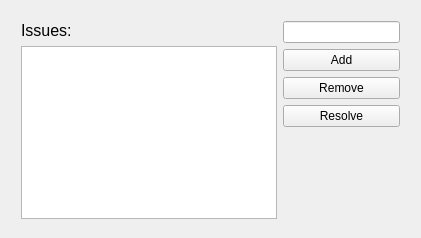
<?xml version="1.0" encoding="UTF-8"?>
<ui version="4.0">
 <class>GUIClass</class>
 <widget class="QMainWindow" name="GUIClass">
  <property name="geometry">
   <rect>
    <x>0</x>
    <y>0</y>
    <width>421</width>
    <height>238</height>
   </rect>
  </property>
  <property name="windowTitle">
   <string>GUI</string>
  </property>
  <widget class="QWidget" name="centralWidget">
   <widget class="QWidget" name="horizontalLayoutWidget">
    <property name="geometry">
     <rect>
      <x>10</x>
      <y>10</y>
      <width>401</width>
      <height>220</height>
     </rect>
    </property>
    <layout class="QHBoxLayout" name="horizontalLayout">
     <item>
      <layout class="QVBoxLayout" name="verticalLayout">
       <item>
        <widget class="QLabel" name="label">
         <property name="font">
          <font>
           <family>Arial</family>
           <pointsize>12</pointsize>
          </font>
         </property>
         <property name="text">
          <string>Issues:</string>
         </property>
        </widget>
       </item>
       <item>
        <widget class="QListWidget" name="issuesList"/>
       </item>
      </layout>
     </item>
     <item>
      <layout class="QVBoxLayout" name="verticalLayout_2">
       <item>
        <widget class="QLineEdit" name="issueEdit"/>
       </item>
       <item>
        <widget class="QPushButton" name="addButton">
         <property name="text">
          <string>Add</string>
         </property>
        </widget>
       </item>
       <item>
        <widget class="QPushButton" name="removeButton">
         <property name="text">
          <string>Remove</string>
         </property>
        </widget>
       </item>
       <item>
        <widget class="QPushButton" name="resolveButton">
         <property name="text">
          <string>Resolve</string>
         </property>
        </widget>
       </item>
       <item>
        <spacer name="verticalSpacer">
         <property name="orientation">
          <enum>Qt::Vertical</enum>
         </property>
         <property name="sizeHint" stdset="0">
          <size>
           <width>20</width>
           <height>40</height>
          </size>
         </property>
        </spacer>
       </item>
      </layout>
     </item>
    </layout>
   </widget>
  </widget>
 </widget>
 <layoutdefault spacing="6" margin="11"/>
 <resources>
  <include location="GUI.qrc"/>
 </resources>
 <connections/>
</ui>
